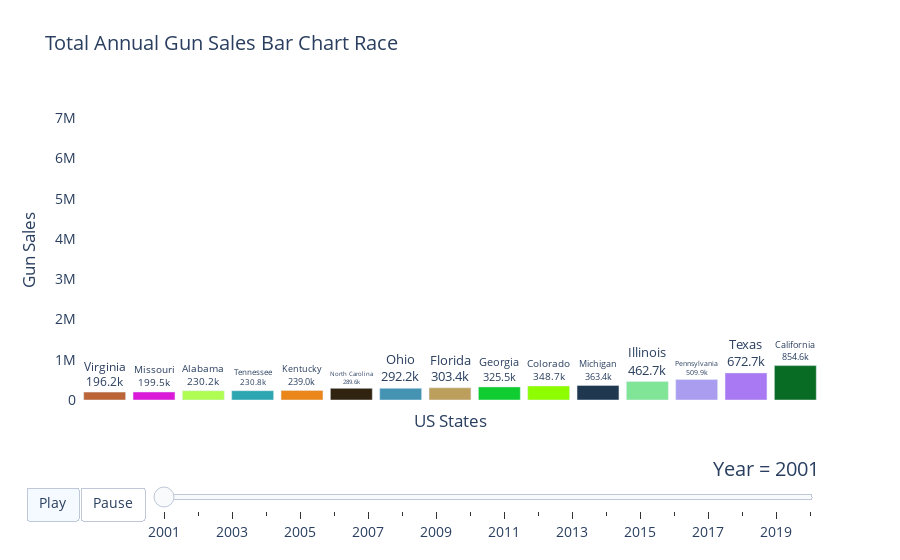

Here is the notebook cell this chart was saved with:
### Code cell
# plotting bar chart and then exporting to file
from raceplotly.plots import barplot

my_raceplot = barplot(ann_sales_pop_bystate, item_column= 'state',value_column= 'totals', time_column='year', top_entries= 15)
a = my_raceplot.plot(title = 'Total Annual Gun Sales Bar Chart Race', item_label= 'US States', value_label= 'Gun Sales', time_label= 'Year = ', frame_duration= 800, orientation= 'vertical')
a.show()
# uncomment to export the html file in local directory
# import plotly.io as pio
# pio.write_html(a, file='BarChartRace_Annual_Gun_Sales_Population.html', auto_open=False)

# uncomment to export on chart studio online
# import plotly.express as px
# import chart_studio
# username = 'ParviSingh' # username
# api_key = 'DnzTYZDKcRkOHSePo4kQ' #  api key - go to profile > settings > regenerate key
# chart_studio.tools.set_credentials_file(username= username, api_key= api_key)
# import chart_studio.plotly as py
# py.plot(a, filename= 'BarChartRace_Annual_Gun_Sales_Population', auto_open=True)

### Figure 1 — Plotly figure (JSON) as saved in the notebook; plotly's stock layout.template omitted (floating-point values rounded to 4 significant figures)
{"data": [{"cliponaxis": false, "hoverinfo": "all", "marker": {"color": ["rgb(187, 100, 55)", "rgb(218, 26, 216)", "rgb(175, 252, 83)", "rgb(44, 166, 177)", "rgb(234, 134, 26)", "rgb(48, 36, 16)", "rgb(68, 147, 178)", "rgb(189, 159, 93)", "rgb(15, 205, 48)", "rgb(142, 253, 2)", "rgb(31, 56, 80)", "rgb(129, 229, 152)", "rgb(170, 157, 240)", "rgb(169, 121, 243)", "rgb(8, 108, 36)"]}, "orientation": "v", "textangle": 0, "textposition": "outside", "texttemplate": "%{x}<br>%{y:.4s}", "type": "bar", "x": ["Virginia", "Missouri", "Alabama", "Tennessee", "Kentucky", "North Carolina", "Ohio", "Florida", "Georgia", "Colorado", "Michigan", "Illinois", "Pennsylvania", "Texas", "California"], "y": [196181, 199470, 230187, 230779, 238996, 289571, 292159, 303396, 325521, 348696, 363424, 462702, 509881, 672746, 854569]}], "layout": {"bargap": 0.15, "font": {"size": 14}, "plot_bgcolor": "#FFFFFF", "sliders": [{"active": 0, "currentvalue": {"font": {"size": 20}, "prefix": "Year = ", "visible": true, "xanchor": "right"}, "len": 0.9, "pad": {"b": 10, "t": 50}, "steps": [{"args": [["2001"], {"frame": {"duration": 800, "redraw": false}, "mode": "immediate", "transition": {"duration": 800}}], "label": "2001", "method": "animate"}, {"args": [["2002"], {"frame": {"duration": 800, "redraw": false}, "mode": "immediate", "transition": {"duration": 800}}], "label": "2002", "method": "animate"}, {"args": [["2003"], {"frame": {"duration": 800, "redraw": false}, "mode": "immediate", "transition": {"duration": 800}}], "label": "2003", "method": "animate"}, {"args": [["2004"], {"frame": {"duration": 800, "redraw": false}, "mode": "immediate", "transition": {"duration": 800}}], "label": "2004", "method": "animate"}, {"args": [["2005"], {"frame": {"duration": 800, "redraw": false}, "mode": "immediate", "transition": {"duration": 800}}], "label": "2005", "method": "animate"}, {"args": [["2006"], {"frame": {"duration": 800, "redraw": false}, "mode": "immediate", "transition": {"duration": 800}}], "label": "2006", "method": "animate"}, {"args": [["2007"], {"frame": {"duration": 800, "redraw": false}, "mode": "immediate", "transition": {"duration": 800}}], "label": "2007", "method": "animate"}, {"args": [["2008"], {"frame": {"duration": 800, "redraw": false}, "mode": "immediate", "transition": {"duration": 800}}], "label": "2008", "method": "animate"}, {"args": [["2009"], {"frame": {"duration": 800, "redraw": false}, "mode": "immediate", "transition": {"duration": 800}}], "label": "2009", "method": "animate"}, {"args": [["2010"], {"frame": {"duration": 800, "redraw": false}, "mode": "immediate", "transition": {"duration": 800}}], "label": "2010", "method": "animate"}, {"args": [["2011"], {"frame": {"duration": 800, "redraw": false}, "mode": "immediate", "transition": {"duration": 800}}], "label": "2011", "method": "animate"}, {"args": [["2012"], {"frame": {"duration": 800, "redraw": false}, "mode": "immediate", "transition": {"duration": 800}}], "label": "2012", "method": "animate"}, {"args": [["2013"], {"frame": {"duration": 800, "redraw": false}, "mode": "immediate", "transition": {"duration": 800}}], "label": "2013", "method": "animate"}, {"args": [["2014"], {"frame": {"duration": 800, "redraw": false}, "mode": "immediate", "transition": {"duration": 800}}], "label": "2014", "method": "animate"}, {"args": [["2015"], {"frame": {"duration": 800, "redraw": false}, "mode": "immediate", "transition": {"duration": 800}}], "label": "2015", "method": "animate"}, {"args": [["2016"], {"frame": {"duration": 800, "redraw": false}, "mode": "immediate", "transition": {"duration": 800}}], "label": "2016", "method": "animate"}, {"args": [["2017"], {"frame": {"duration": 800, "redraw": false}, "mode": "immediate", "transition": {"duration": 800}}], "label": "2017", "method": "animate"}, {"args": [["2018"], {"frame": {"duration": 800, "redraw": false}, "mode": "immediate", "transition": {"duration": 800}}], "label": "2018", "method": "animate"}, {"args": [["2019"], {"frame": {"duration": 800, "redraw": false}, "mode": "immediate", "transition": {"duration": 800}}], "label": "2019", "method": "animate"}, {"args": [["2020"], {"frame": {"duration": 800, "redraw": false}, "mode": "immediate", "transition": {"duration": 800}}], "label": "2020", "method": "animate"}], "transition": {"duration": 300, "easing": "cubic-in-out"}, "x": 0.1, "xanchor": "left", "y": 0, "yanchor": "top"}], "title": {"text": "Total Annual Gun Sales Bar Chart Race"}, "updatemenus": [{"buttons": [{"args": [null, {"frame": {"duration": 800, "redraw": false}, "fromcurrent": true, "transition": {"duration": 800, "easing": "quadratic-in-out"}}], "label": "Play", "method": "animate"}, {"args": [[null], {"frame": {"duration": 0, "redraw": false}, "mode": "immediate", "transition": {"duration": 0}}], "label": "Pause", "method": "animate"}], "direction": "left", "pad": {"r": 10, "t": 87}, "showactive": true, "type": "buttons", "x": 0.1, "xanchor": "right", "y": 0, "yanchor": "top"}], "xaxis": {"showline": false, "showticklabels": false, "title": {"text": "US States"}, "visible": true}, "yaxis": {"range": [0, 7455065], "showline": true, "showticklabels": true, "title": {"text": "Gun Sales"}, "visible": true}}}
